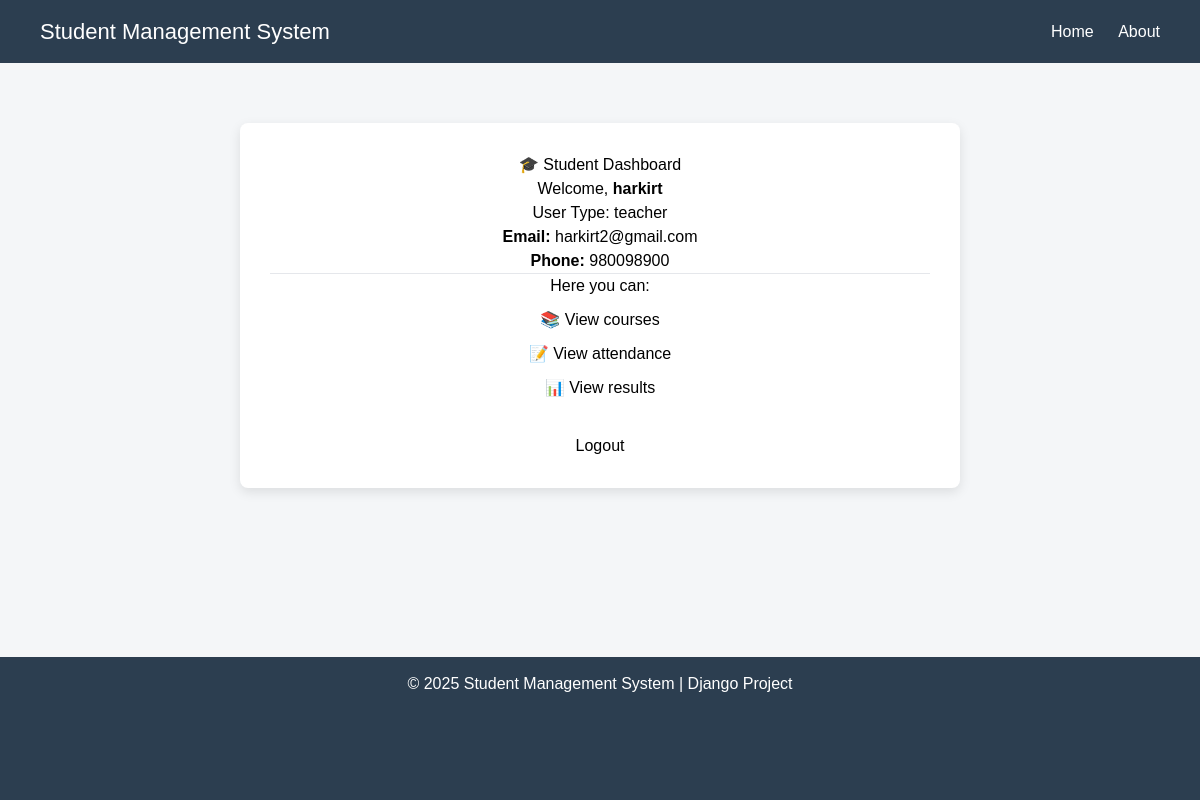
The app's page /students/students/dashboard/ (signed in) with its own data.
### accounts/models.py (models this page shows, shortened)
class user(AbstractUser):
    User_type_choices = (
        ('admin' , 'Admin'),
        ('student' , 'Student'),
        ('teacher' , 'Teacher')
    )
    user_type = models.CharField(choices=User_type_choices,max_length=50)
    phone = models.CharField( max_length=20)

### students/views.py (the view)
# urls.py: path("students/dashboard/", views.student_dashboard, name="student_dashboard"),
@login_required
def student_dashboard(request):
    return render(request , 'students/dashboard.html')

### students/templates/students/dashboard.html (shortened to what this page needs)
{% extends "layouts/base.html" %}
{%block content %}
<div class = "dashboard-box">
<div class="box">
    <h1>🎓 Student Dashboard</h1>
    <p>Welcome, <b>{{ request.user.username }}</b></p>
    <p>User Type: {{ request.user.user_type }}</p>
     <p><b>Email:</b> {{ request.user.email }}</p>
    <p><b>Phone:</b> {{ request.user.phone }}</p>
    <hr>
    <p>Here you can:</p>
    <ul style="list-style: none;">
        <li>📚 View courses</li>
        <li>📝 View attendance</li>
        <li>📊 View results</li>
    </ul>
    <br>
    <a href="{% url 'logout' %}">Logout</a>
</div>
</div>
{% endblock content %}

### templates/layouts/base.html (style rules this page uses)
* { margin: 0; padding: 0; box-sizing: border-box; font-family: Arial, Helvetica, sans-serif; }
body { background-color: #f4f6f8; }

### students/templates/students/dashboard.html (style rules this page uses)
.dashboard-box { width: 60%; margin: 60px auto; background: white; padding: 30px; border-radius: 8px; text-align: center; box-shadow: 0 4px 12px rgba(0,0,0,0.1); }
.dashboard-box ul { list-style: none; padding: 0; }
.dashboard-box li { margin: 10px 0; font-size: 16px; }

### records on screen
user: user.username "harkirt", user.user_type "teacher", user.email "harkirt2@gmail.com", user.phone "980098900"
